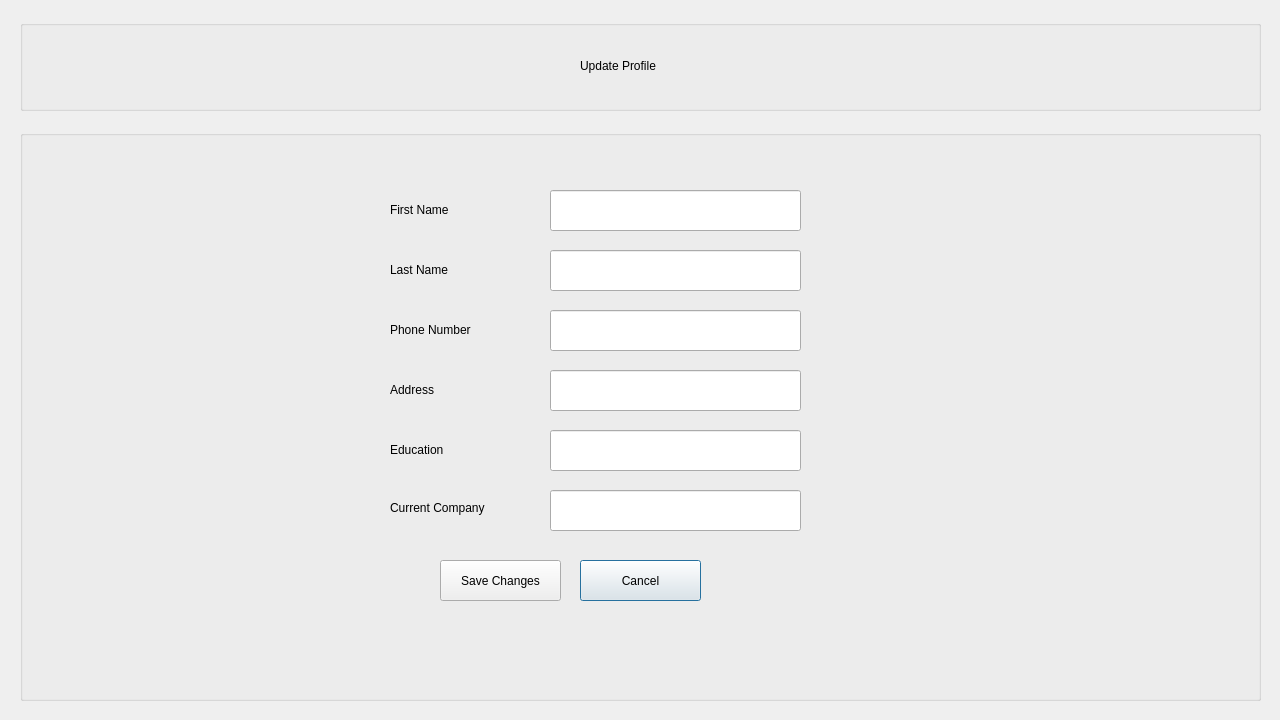
<?xml version="1.0" encoding="UTF-8"?>
<ui version="4.0">
 <class>editprofile</class>
 <widget class="QDialog" name="editprofile">
  <property name="geometry">
   <rect>
    <x>0</x>
    <y>0</y>
    <width>1280</width>
    <height>720</height>
   </rect>
  </property>
  <property name="windowTitle">
   <string>Dialog</string>
  </property>
  <widget class="QGroupBox" name="groupBox_up">
   <property name="geometry">
    <rect>
     <x>20</x>
     <y>130</y>
     <width>1241</width>
     <height>571</height>
    </rect>
   </property>
   <property name="title">
    <string/>
   </property>
   <widget class="QPushButton" name="pushButton_cancelep">
    <property name="geometry">
     <rect>
      <x>560</x>
      <y>430</y>
      <width>121</width>
      <height>41</height>
     </rect>
    </property>
    <property name="text">
     <string>Cancel</string>
    </property>
   </widget>
   <widget class="QLabel" name="label_fN">
    <property name="geometry">
     <rect>
      <x>370</x>
      <y>70</y>
      <width>111</width>
      <height>20</height>
     </rect>
    </property>
    <property name="text">
     <string>First Name</string>
    </property>
   </widget>
   <widget class="QLabel" name="label_lN">
    <property name="geometry">
     <rect>
      <x>370</x>
      <y>130</y>
      <width>111</width>
      <height>20</height>
     </rect>
    </property>
    <property name="text">
     <string>Last Name</string>
    </property>
   </widget>
   <widget class="QLabel" name="label_pN">
    <property name="geometry">
     <rect>
      <x>370</x>
      <y>190</y>
      <width>111</width>
      <height>20</height>
     </rect>
    </property>
    <property name="text">
     <string>Phone Number</string>
    </property>
   </widget>
   <widget class="QLabel" name="label_ad">
    <property name="geometry">
     <rect>
      <x>370</x>
      <y>250</y>
      <width>111</width>
      <height>20</height>
     </rect>
    </property>
    <property name="text">
     <string>Address</string>
    </property>
   </widget>
   <widget class="QLabel" name="label_ed">
    <property name="geometry">
     <rect>
      <x>370</x>
      <y>310</y>
      <width>111</width>
      <height>20</height>
     </rect>
    </property>
    <property name="text">
     <string>Education</string>
    </property>
   </widget>
   <widget class="QLineEdit" name="lineEdit_u2">
    <property name="geometry">
     <rect>
      <x>530</x>
      <y>120</y>
      <width>251</width>
      <height>41</height>
     </rect>
    </property>
   </widget>
   <widget class="QLineEdit" name="lineEdit_u1">
    <property name="geometry">
     <rect>
      <x>530</x>
      <y>60</y>
      <width>251</width>
      <height>41</height>
     </rect>
    </property>
   </widget>
   <widget class="QLineEdit" name="lineEdit_u3">
    <property name="geometry">
     <rect>
      <x>530</x>
      <y>180</y>
      <width>251</width>
      <height>41</height>
     </rect>
    </property>
   </widget>
   <widget class="QLineEdit" name="lineEdit_u4">
    <property name="geometry">
     <rect>
      <x>530</x>
      <y>240</y>
      <width>251</width>
      <height>41</height>
     </rect>
    </property>
   </widget>
   <widget class="QLineEdit" name="lineEdit_u5">
    <property name="geometry">
     <rect>
      <x>530</x>
      <y>300</y>
      <width>251</width>
      <height>41</height>
     </rect>
    </property>
   </widget>
   <widget class="QPushButton" name="pushButton_save">
    <property name="geometry">
     <rect>
      <x>420</x>
      <y>430</y>
      <width>121</width>
      <height>41</height>
     </rect>
    </property>
    <property name="text">
     <string>Save Changes</string>
    </property>
   </widget>
   <widget class="QLineEdit" name="lineEdit_u6">
    <property name="geometry">
     <rect>
      <x>530</x>
      <y>360</y>
      <width>251</width>
      <height>41</height>
     </rect>
    </property>
   </widget>
   <widget class="QLabel" name="label_cc">
    <property name="geometry">
     <rect>
      <x>370</x>
      <y>370</y>
      <width>121</width>
      <height>16</height>
     </rect>
    </property>
    <property name="text">
     <string>Current Company</string>
    </property>
   </widget>
  </widget>
  <widget class="QGroupBox" name="groupBox_update">
   <property name="geometry">
    <rect>
     <x>20</x>
     <y>20</y>
     <width>1241</width>
     <height>91</height>
    </rect>
   </property>
   <property name="title">
    <string/>
   </property>
   <widget class="QLabel" name="label_jhlogo_3">
    <property name="geometry">
     <rect>
      <x>40</x>
      <y>10</y>
      <width>111</width>
      <height>71</height>
     </rect>
    </property>
    <property name="text">
     <string/>
    </property>
   </widget>
   <widget class="QLabel" name="label_jhlogo_4">
    <property name="geometry">
     <rect>
      <x>90</x>
      <y>80</y>
      <width>111</width>
      <height>71</height>
     </rect>
    </property>
    <property name="text">
     <string/>
    </property>
   </widget>
   <widget class="QLabel" name="label_update">
    <property name="geometry">
     <rect>
      <x>560</x>
      <y>30</y>
      <width>241</width>
      <height>31</height>
     </rect>
    </property>
    <property name="text">
     <string>Update Profile</string>
    </property>
   </widget>
   <widget class="QLabel" name="label_uppf">
    <property name="geometry">
     <rect>
      <x>420</x>
      <y>20</y>
      <width>91</width>
      <height>61</height>
     </rect>
    </property>
    <property name="text">
     <string/>
    </property>
   </widget>
  </widget>
 </widget>
 <resources/>
 <connections/>
</ui>
